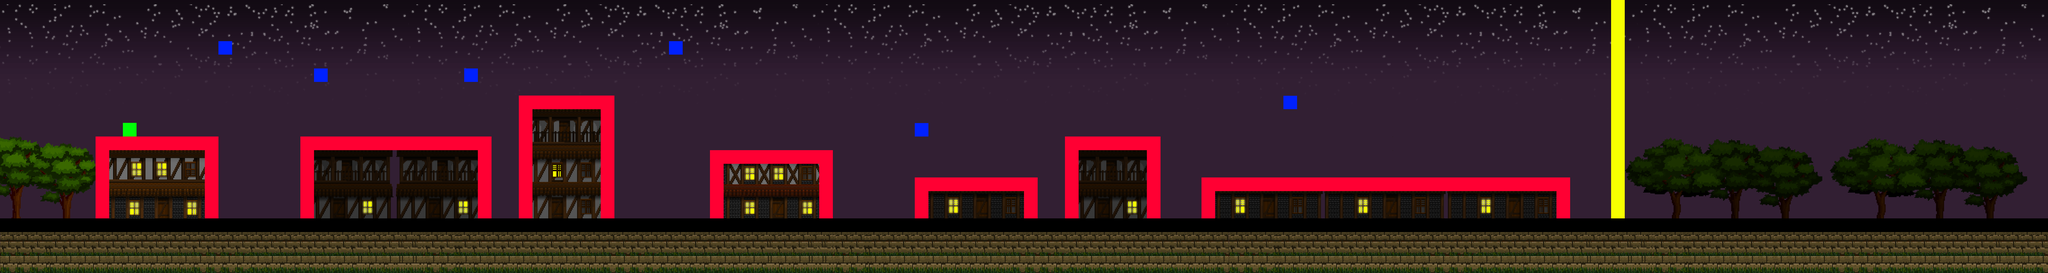

This is a level from a 2D game, rendered from its Tiled map with the project's own tilesets. A one-line summary and the map file follow, with tile-layer data summarised:
An orthogonal 150x20 tile map with 64x64 px tiles, 5 tile layers (Background, Forest, Floor, Map, ...).

<map version="1.0" orientation="orthogonal" renderorder="right-down" width="150" height="20" tilewidth="64" tileheight="64" nextobjectid="1">
 <tileset firstgid="1" name="Sprites2" tilewidth="64" tileheight="64" tilecount="2116" columns="46">
  <image source="Sprites2.png" width="3000" height="3000" />
  <tile id="1084">
   <properties>
    <property name="enemy_spawn" type="bool" value="true" />
   </properties>
  </tile>
  <tile id="1085">
   <properties>
    <property name="Spawn" type="bool" value="true" />
   </properties>
  </tile>
  <tile id="1086">
   <properties>
    <property name="Death" type="bool" value="true" />
   </properties>
  </tile>
  <tile id="1130">
   <properties>
    <property name="Next Level" type="bool" value="true" />
   </properties>
  </tile>
  <tile id="1131">
   <properties>
    <property name="Collision" type="bool" value="true" />
   </properties>
  </tile>
 </tileset>
 <layer name="Background" width="150" height="20" visible="1">
  <data>[3000 cells, 2700 non-empty, 480 distinct tile ids]</data>
 </layer>
 <layer name="Forest" width="150" height="20" visible="1">
  <data>[3000 cells, 561 non-empty, 194 distinct tile ids]</data>
 </layer>
 <layer name="Floor" width="150" height="20" visible="1">
  <data>[3000 cells, 2070 non-empty, 143 distinct tile ids]</data>
 </layer>
 <layer name="Map" width="150" height="20" visible="1">
  <data>[3000 cells, 396 non-empty, 231 distinct tile ids]</data>
 </layer>
 <layer name="Logic" width="150" height="20">
  <data>[3000 cells, 332 non-empty, 8 distinct tile ids]</data>
 </layer>
</map>